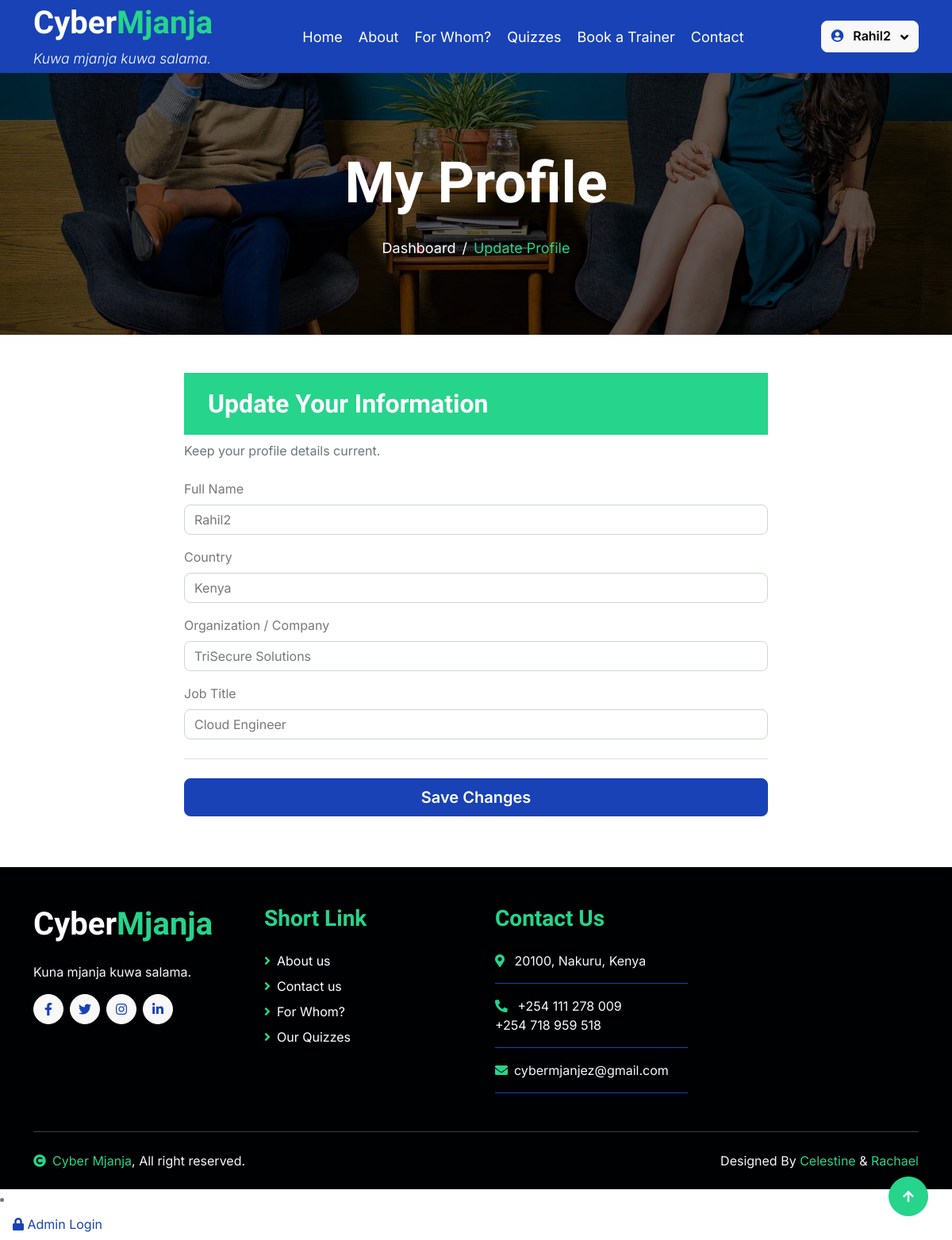
The app's page /update_profile (signed in) with its own data.
### tables this page shows
CREATE TABLE users (id INTEGER PRIMARY KEY AUTOINCREMENT, username TEXT NOT NULL, email TEXT UNIQUE NOT NULL, password_hash TEXT NOT NULL, full_name TEXT, country TEXT, organization TEXT, job_title TEXT, `role` TEXT);

### app.py (the view, shortened to what this page needs)
@app.route('/update_profile', methods=['GET', 'POST'])
def update_profile():
    if not g.user:
        return redirect(url_for('login'))
    return render_template('update_profile.html', user_data=g.user)

### app.py (called while the page is built)
def get_db_connection():
    conn = sqlite3.connect(DATABASE)
    conn.row_factory = sqlite3.Row
    return conn

@app.before_request
def load_logged_in_user():
    user_id = session.get('user_id')
    if user_id is None:
        g.user = None
    else:
        conn = get_db_connection()
        g.user = conn.execute('SELECT * FROM users WHERE id = ?', (user_id,)).fetchone()
        conn.close()
        if g.user is None:
            session.clear()

@app.context_processor
def inject_user():
    return dict(user=getattr(g, 'user', None))

@app.before_request
def load_logged_in_user():
    user_id = session.get('user_id')
    if user_id is None:
        g.user = None
    else:
        conn = get_db_connection()
        g.user = conn.execute('SELECT * FROM users WHERE id = ?', (user_id,)).fetchone()
        conn.close()
        if g.user is None:
            session.clear()

### templates/update_profile.html (shortened to what this page needs)
{% extends "base.html" %}
{% block content %}
<div class="container-fluid page-header py-5">
    <div class="container text-center py-5">
        <h1 class="display-2 text-white mb-4 animated slideInDown">My Profile</h1>
        <nav aria-label="breadcrumb animated slideInDown">
            <ol class="breadcrumb justify-content-center mb-0">
                <li class="breadcrumb-item"><a href="{{ url_for('dashboard') }}">Dashboard</a></li>
                <li class="breadcrumb-item text-secondary" aria-current="page">Update Profile</li>
            </ol>
        </nav>
    </div>
</div>
<div class="container py-5">
    <div class="row justify-content-center">
        <div class="col-lg-8">
            <div class="profile-card">
                <h2 class="profile-header">Update Your Information</h2>
                <p class="text-muted mb-4">Keep your profile details current.</p>
                <form method="POST">
                    <div class="mb-3">
                        <label for="full_name" class="form-label">Full Name</label>
                        <input type="text" class="form-control" id="full_name" name="full_name" value="{{ user_data.full_name or '' }}">
                    </div>
                    <div class="mb-3">
                        <label for="country" class="form-label">Country</label>
                        <input type="text" class="form-control" id="country" name="country" value="{{ user_data.country or '' }}">
                    </div>
                    <div class="mb-3">
                        <label for="organization" class="form-label">Organization / Company</label>
                        <input type="text" class="form-control" id="organization" name="organization" value="{{ user_data.organization or '' }}">
                    </div>
                    <div class="mb-3">
                        <label for="job_title" class="form-label">Job Title</label>
                        <input type="text" class="form-control" id="job_title" name="job_title" value="{{ user_data.job_title or '' }}">
                    </div>
                    <hr class="my-4">
                    <div class="d-grid">
                        <button type="submit" class="btn btn-primary btn-lg">Save Changes</button>
                    </div>
                </form>
            </div>
        </div>
    </div>
</div>
{% endblock %}

### templates/base.html (shortened to what this page needs)
<head>
    <link href="https://cdnjs.cloudflare.com/ajax/libs/font-awesome/5.10.0/css/all.min.css" rel="stylesheet">
    <link href="https://cdn.jsdelivr.net/npm/bootstrap-icons@1.4.1/font/bootstrap-icons.css" rel="stylesheet">
    <link href="{{ url_for('static', filename='lib/animate/animate.min.css') }}" rel="stylesheet">
    <link href="{{ url_for('static', filename='lib/owlcarousel/assets/owl.carousel.min.css') }}" rel="stylesheet">
    <link href="{{ url_for('static', filename='css/bootstrap.min.css') }}" rel="stylesheet">
    <link href="{{ url_for('static', filename='css/style.css') }}" rel="stylesheet">
    <link href="{{ url_for('static', filename='css/dashboard.css') }}" rel="stylesheet">
    <link href="{{ url_for('static', filename='css/profile.css') }}" rel="stylesheet">
</head>
<body>
    <div class="container-fluid bg-primary">
        <div class="container">
            <nav class="navbar navbar-dark navbar-expand-lg py-0">
                <a href="{{ url_for('index') }}" class="navbar-brand">
                   <h1 class="text-white fw-bold d-block">Cyber<span class="text-secondary">Mjanja</span></h1>
                   <small class="d-block text-white fw-light fst-italic">Kuwa mjanja kuwa salama.</small>
                </a>
                <div class="collapse navbar-collapse bg-transparent" id="navbarCollapse">
                    <div class="navbar-nav ms-auto mx-xl-auto p-0">
                        <a href="{{ url_for('index') }}" class="nav-item nav-link">Home</a>
                        <a href="{{ url_for('about') }}" class="nav-item nav-link">About</a>
                        <a href="{{ url_for('for_whom') }}" class="nav-item nav-link">For Whom?</a>
                        <a href="{{ url_for('quizzes') }}" class="nav-item nav-link">Quizzes</a>
                        <a href="{{ url_for('book_trainer') }}" class="nav-item nav-link">Book a Trainer</a>
                        <a href="{{ url_for('contact') }}" class="nav-item nav-link">Contact</a>
                    </div>
                    <div class="d-flex align-items-center">
                        {% if user %}
                            <div class="dropdown">
                                <button class="btn btn-light dropdown-toggle" type="button" id="userDropdown" data-bs-toggle="dropdown" aria-expanded="false">
                                    <i class="fas fa-user-circle text-primary me-2"></i> {{ user.full_name or user.username }}
                                </button>
                            </div>
                        {% else %}
                            <a href="{{ url_for('login') }}" class="btn btn-light rounded py-2 px-4 me-2">Log In</a>
                            <a href="{{ url_for('signup') }}" class="btn btn-secondary rounded py-2 px-4">Sign Up</a>
                        {% endif %}
                    </div>
                </div>
            </nav>
        </div>
    </div>
    <main>
        {% block content %}{% endblock %}
    </main>
    <div class="container-fluid footer bg-dark wow fadeIn" data-wow-delay=".3s">
        <div class="container pt-5 pb-4">
            <div class="row g-5">
                <div class="col-lg-3 col-md-6">
                    <a href="{{ url_for('index') }}">
                        <h1 class="text-white fw-bold d-block">Cyber<span class="text-secondary">Mjanja</span></h1>
                    </a>
                    <p class="mt-4 text-light">Kuna mjanja kuwa salama.</p>
                    <div class="d-flex hightech-link">
                        <a href="#" class="btn-light nav-fill btn btn-square rounded-circle me-2"><i class="fab fa-facebook-f text-primary"></i></a>
                        <a href="#" class="btn-light nav-fill btn btn-square rounded-circle me-2"><i class="fab fa-twitter text-primary"></i></a>
                        <a href="#" class="btn-light nav-fill btn btn-square rounded-circle me-2"><i class="fab fa-instagram text-primary"></i></a>
                        <a href="#" class="btn-light nav-fill btn btn-square rounded-circle me-0"><i class="fab fa-linkedin-in text-primary"></i></a>
                    </div>
                </div>
                <div class="col-lg-3 col-md-6">
                    <a href="#" class="h3 text-secondary">Short Link</a>
                    <div class="mt-4 d-flex flex-column short-link">
                        <a href="{{ url_for('about') }}" class="mb-2 text-white"><i class="fas fa-angle-right text-secondary me-2"></i>About us</a>
                        <a href="{{ url_for('contact') }}" class="mb-2 text-white"><i class="fas fa-angle-right text-secondary me-2"></i>Contact us</a>
                        <a href="{{ url_for('for_whom') }}" class="mb-2 text-white"><i class="fas fa-angle-right text-secondary me-2"></i>For Whom?</a>
                        <a href="{{ url_for('quizzes') }}" class="mb-2 text-white"><i class="fas fa-angle-right text-secondary me-2"></i>Our Quizzes</a>
                    </div>
                </div>
                <div class="col-lg-3 col-md-6">
                    <a href="#" class="h3 text-secondary">Contact Us</a>
                    <div class="text-white mt-4 d-flex flex-column contact-link">
                        <a href="#" class="pb-3 text-light border-bottom border-primary"><i class="fas fa-map-marker-alt text-secondary me-2"></i> 20100, Nakuru, Kenya</a>
                        <a href="#" class="py-3 text-light border-bottom border-primary"><i class="fas fa-phone-alt text-secondary me-2"></i> +254 111 278 009<br> +254 718 959 518</a>
                        <a href="#" class="py-3 text-light border-bottom border-primary"><i class="fas fa-envelope text-secondary me-2"></i>cybermjanjez@gmail.com</a>
                    </div>
                </div>
            </div>
            <hr class="text-light mt-5 mb-4">
            <div class="row">
                <div class="col-md-6 text-center text-md-start">
                    <span class="text-light"><a href="#" class="text-secondary"><i class="fas fa-copyright text-secondary me-2"></i>Cyber Mjanja</a>, All right reserved.</span>
                </div>
                <div class="col-md-6 text-center text-md-end">
                    <span class="text-light">
                        Designed By
                        <a href="https://github.com/Celeekeybor" target="_blank" class="text-secondary">Celestine</a> &amp;
                        <a href="https://github.com/rachaelkamau-15" target="_blank" class="text-secondary">Rachael</a>
                    </span>
                </div>
            </div>
        </div>
    </div>
    <a href="#" class="btn btn-secondary btn-square rounded-circle back-to-top"><i class="fa fa-arrow-up text-white"></i></a>
    {% if user and user.is_admin %}
<li class="nav-item">
    <a class="nav-link" href="{{ url_for('admin_dashboard') }}">
        <i class="fas fa-cog"></i> Admin Panel
    </a>
</li>
{% else %}
<li class="nav-item">
    <a class="nav-link" href="{{ url_for('admin_login') }}">
        <i class="fas fa-lock"></i> Admin Login
    </a>
</li>
{% endif %}
</body>

### static/css/style.css (style rules this page uses)
.btn { font-weight: 600; transition: .5s; }
.btn-square { width: 38px; height: 38px; }
.btn-square, .btn-sm-square, .btn-md-square, .btn-lg-square { padding: 0; display: flex; align-items: center; justify-content: center; font-weight: normal; }
.back-to-top { position: fixed; width: 50px; height: 50px; right: 30px; bottom: 30px; z-index: 99; }
.navbar .navbar-nav { padding: 15px 0; }
.navbar .navbar-nav .nav-link { padding: 10px; color: var(--bs-white); font-size: 18px; outline: none; }
.navbar .dropdown-toggle::after { border: none; content: "\f107"; font-family: "font awesome 5 free"; font-weight: 900; vertical-align: middle; margin-left: 8px; }
.page-header { background: linear-gradient(rgba(0, 0, 0, .6), rgba(0, 0, 0, .6)), url(../img/carousel-1.jpg) center center no-repeat; background-size: cover; }
.page-header .breadcrumb-item+.breadcrumb-item::before { color: var(--bs-white); }
.page-header .breadcrumb-item, .page-header .breadcrumb-item a { font-size: 18px; color: var(--bs-white); }
.footer .short-link a, .footer .help-link a, .footer .contact-link a { transition: .5s; }

### static/css/profile.css (style rules this page uses)
.profile-header { background-color: #26d48c; color: white; padding: 20px 30px; }

### records on screen
users: full_name "Rahil2", country "Kenya", organization "TriSecure Solutions", job_title "Cloud Engineer"
